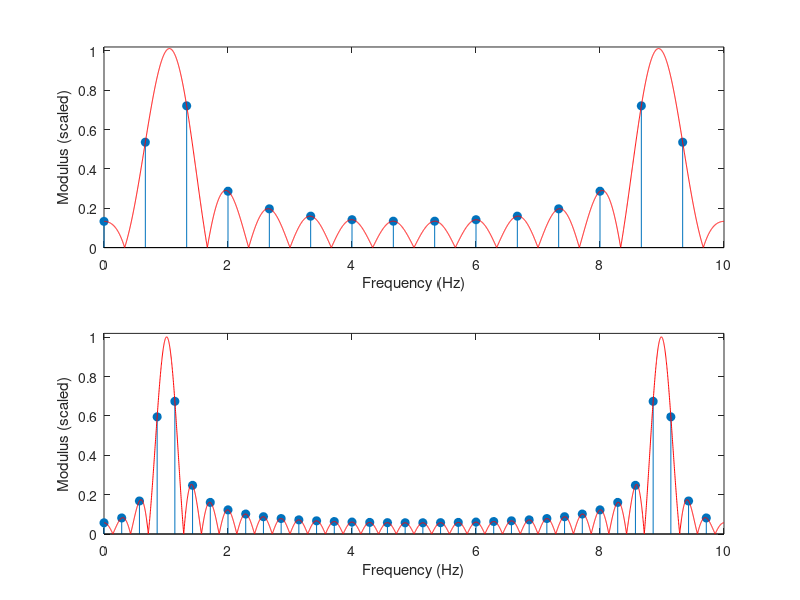

Here is the MATLAB script that generated this plot:
% Clear all previous data
clear all

% Define parameters
A = 2; 
p = 1; 
Tp = 1 / p; 
fs = 10 / Tp;

% Define truncation periods
T1 = 1.5 * Tp; 
T2 = 3.5 * Tp;

% Define time variables
t1 = [0:1/fs:T1-1/fs];
t2 = [0:1/fs:T2-1/fs];

% Generate sampled and truncated signals
x1 = A * cos(2 * pi * p * t1);
x2 = A * cos(2 * pi * p * t2);

% Perform the DFT of each signal
X1 = fft(x1);
X2 = fft(x2);

% Calculate the lengths of each signal
N1 = length(x1); 
N2 = length(x2);

% Calculate the frequency variables
f1 = fs * (0:N1-1) / N1; 
f2 = fs * (0:N2-1) / N2;

% Perform 5000-point DFT by adding zeros at the end of each sequence
X1z = fft([x1 zeros(1,5000-N1)]); % zero padding
X2z = fft([x2 zeros(1,5000-N2)]); % zero padding

% Calculate the length of the zero-padded DFT
Nz = length(X1z);

% Calculate the new frequency variable
fz = fs * (0:Nz-1) / Nz;

% Plot the results (modulus) of 15-point DFT and DFT with zero padding
subplot(2,1,1);
stem(f1, abs(X1) / fs / T1, 'fill');
hold on
plot(fz, abs(X1z) / fs / T1, 'r'); 
hold off
xlabel('Frequency (Hz)');
ylabel('Modulus (scaled)')
axis([0 10 0 1.02])

% Plot the results (modulus) of 35-point DFT and DFT with zero padding
subplot(2,1,2);
stem(f2, abs(X2) / fs / T2, 'fill'); 
hold on
plot(fz, abs(X2z) / fs / T2, 'r'); 
hold off
xlabel('Frequency (Hz)');
ylabel('Modulus (scaled)')
axis([0 10 0 1.02])
